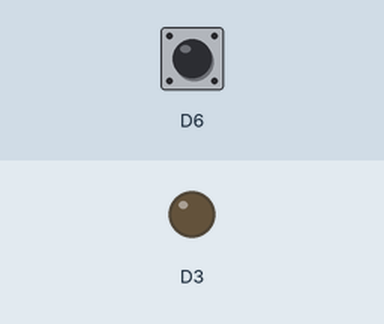
Simulated run of this sketch. Board: ESP8266 (NodeMCU). On the bench: output pins drawn as LEDs (lit = HIGH). Inputs (shaded band) come from the test bench; at power-on: D6 HIGH.

Above: at 1.2 s.
1.3 s: D6 pulled LOW for 0.15 s
At 1.37 s:
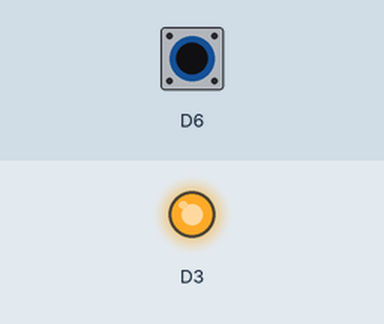
2.9 s: D6 pulled LOW for 3.2 s
At 7.1 s:
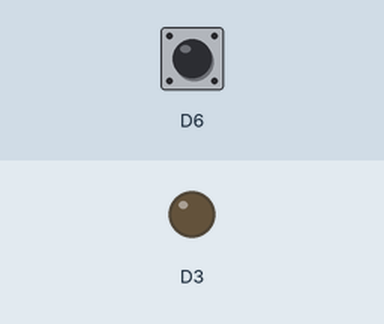
Timing chart, 0 to 8.6 s (numbered marks = the images above; inputs shaded):
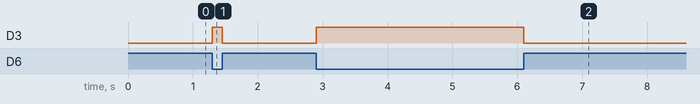

The sketch:

button.ino
```cpp
// *** File   : /esp8266-arduino/button/button.ino
// *** Author : Erwin Ouyang
// *** Date   : 17 Agt 2018

void setup()
{
    // Set pin as output
    pinMode(D3, OUTPUT);
    // Set pin as input pull-up
    pinMode(D6, INPUT_PULLUP);
}

void loop()
{
    // *** Read button state ***
    if (digitalRead(D6) == LOW)
    {
        // If button is pressed, then turn on
		// the LED
        digitalWrite(D3, HIGH);
    }
    else
    {
        // If button is not pressed, then turn off
		// the LED
        digitalWrite(D3, LOW);
    }
}
```

Measured:
- after the input at 1.3 s, D3: LOW → HIGH at once, → LOW 0.15 s later
- after the input at 2.9 s, D3: LOW → HIGH at once, → LOW 3.2 s later
